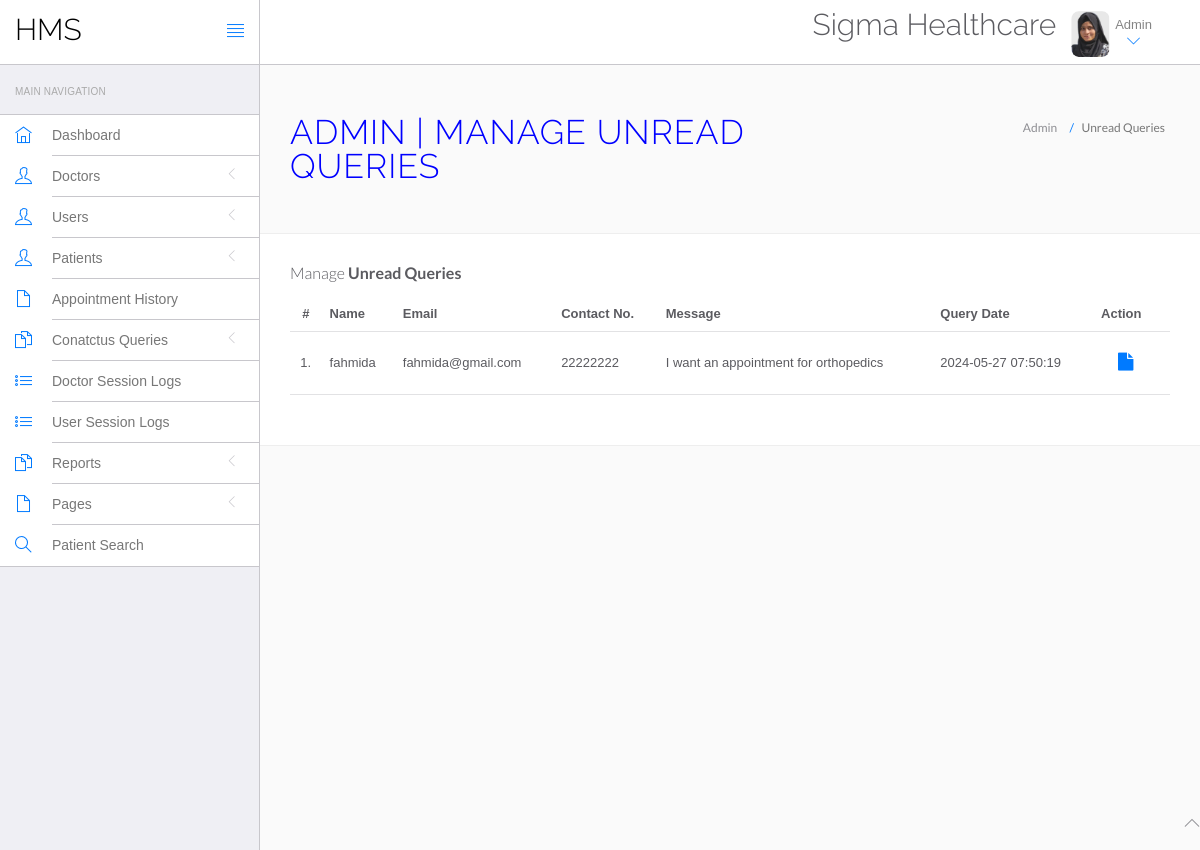
The page /hms/admin/unread-queries.php (signed in) on the database its author committed.
### tables this page shows
CREATE TABLE `tblcontactus` (
  `id` int NOT NULL,
  `fullname` varchar(255) DEFAULT NULL,
  `email` varchar(255) DEFAULT NULL,
  `contactno` bigint DEFAULT NULL,
  `message` mediumtext,
  `PostingDate` timestamp NULL DEFAULT CURRENT_TIMESTAMP,
  `AdminRemark` mediumtext,
  `LastupdationDate` timestamp NULL DEFAULT NULL ON UPDATE CURRENT_TIMESTAMP,
  `IsRead` int DEFAULT NULL
);

### hms/admin/unread-queries.php (the view, shortened to what this page needs)
<?php
include('include/config.php');
if(strlen($_SESSION['id']==0)) {
 header('location:logout.php');
  } else{
?>
<!DOCTYPE html>
<html lang="en">
	<head>
		<link rel="stylesheet" href="vendor/bootstrap/css/bootstrap.min.css">
		<link rel="stylesheet" href="vendor/fontawesome/css/font-awesome.min.css">
		<link rel="stylesheet" href="vendor/themify-icons/themify-icons.min.css">
		<link href="vendor/animate.css/animate.min.css" rel="stylesheet" media="screen">
		<link href="vendor/perfect-scrollbar/perfect-scrollbar.min.css" rel="stylesheet" media="screen">
		<link href="vendor/switchery/switchery.min.css" rel="stylesheet" media="screen">
		<link href="vendor/bootstrap-touchspin/jquery.bootstrap-touchspin.min.css" rel="stylesheet" media="screen">
		<link href="vendor/select2/select2.min.css" rel="stylesheet" media="screen">
		<link href="vendor/bootstrap-datepicker/bootstrap-datepicker3.standalone.min.css" rel="stylesheet" media="screen">
		<link href="vendor/bootstrap-timepicker/bootstrap-timepicker.min.css" rel="stylesheet" media="screen">
		<link rel="stylesheet" href="assets/css/styles.css">
		<link rel="stylesheet" href="assets/css/plugins.css">
		<link rel="stylesheet" href="assets/css/themes/theme-1.css" id="skin_color" />
	</head>
	<body>
		<div id="app">
<?php include('include/sidebar.php');?>
			<div class="app-content">
						<?php include('include/header.php');?>
				<div class="main-content" >
					<div class="wrap-content container" id="container">
						<section id="page-title">
							<div class="row">
								<div class="col-sm-8">
									<h1 class="mainTitle">Admin | Manage Unread Queries</h1>
																	</div>
								<ol class="breadcrumb">
									<li>
										<span>Admin</span>
									</li>
									<li class="active">
										<span>Unread Queries</span>
									</li>
								</ol>
							</div>
						</section>
						<div class="container-fluid container-fullw bg-white">
									<div class="row">
								<div class="col-md-12">
									<h5 class="over-title margin-bottom-15">Manage <span class="text-bold">Unread Queries</span></h5>
									<table class="table table-hover" id="sample-table-1">
										<thead>
											<tr>
												<th class="center">#</th>
												<th>Name</th>
												<th class="hidden-xs">Email</th>
												<th>Contact No. </th>
												<th>Message </th>
												<th>Query Date</th>
												<th>Action</th>
											</tr>
										</thead>
										<tbody>
<?php
$sql=mysqli_query($con,"select * from tblcontactus where IsRead is null");
$cnt=1;
while($row=mysqli_fetch_array($sql))
{
?>
											<tr>
												<td class="center"><?php echo $cnt;?>.</td>
												<td class="hidden-xs"><?php echo $row['fullname'];?></td>
												<td><?php echo $row['email'];?></td>
												<td><?php echo $row['contactno'];?></td>
												<td><?php echo $row['message'];?></td>
												<td><?php echo $row['PostingDate'];?></td>
												<td >
												<div class="visible-md visible-lg hidden-sm hidden-xs">
							<a href="query-details.php?id=<?php echo $row['id'];?>" class="btn btn-transparent btn-lg" title="View Details"><i class="fa fa-file"></i></a>
												</div>
												</td>
											</tr>
											<?php
$cnt=$cnt+1;
											 }?>
										</tbody>
									</table>
								</div>
							</div>
								</div>
							</div>
						</div>
					</div>
				</div>
	<?php include('include/footer.php');?>
	</body>
</html>
<?php } ?>

### hms/admin/assets/css/themes/theme-1.css (style rules this page uses)
body { background: #FAFAFA; }

### rows shown on the page
tblcontactus: fullname "fahmida", email "fahmida@gmail.com", contactno "22222222", message "I want an appointment for orthopedics", PostingDate "2024-05-27 07:50:19"
